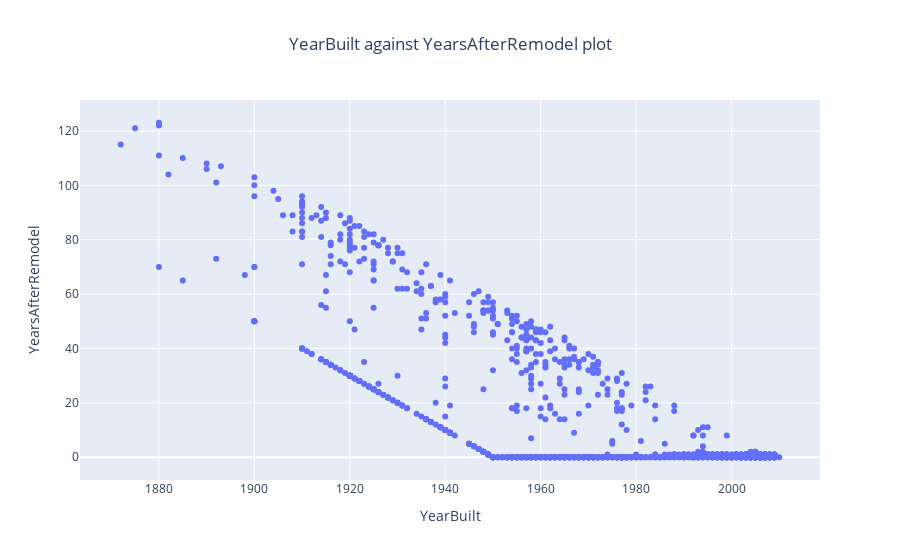

Source (notebook cell):
### Code cell
dp.plot_scatter("YearBuilt", "YearsAfterRemodel", False)

### Figure 1 — Plotly figure (JSON) as saved in the notebook; plotly's stock layout.template omitted (floating-point values rounded to 4 significant figures; data arrays with more than 128 entries replaced by an {"elided": "..."} marker saying what was removed)
{"data": [{"mode": "markers", "showlegend": false, "type": "scatter", "x": {"elided": "1460 int values"}, "y": {"elided": "1460 int values"}}], "layout": {"title": {"text": "YearBuilt against YearsAfterRemodel plot", "x": 0.5}, "xaxis": {"title": {"text": "YearBuilt"}}, "yaxis": {"title": {"text": "YearsAfterRemodel"}}}}
